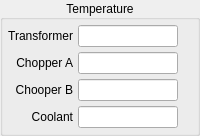
          <widget class="QGroupBox" name="groupBox_2">
           <property name="title">
            <string>Temperature</string>
           </property>
           <property name="alignment">
            <set>Qt::AlignCenter</set>
           </property>
           <layout class="QHBoxLayout" name="horizontalLayout">
            <property name="spacing">
             <number>0</number>
            </property>
            <property name="leftMargin">
             <number>5</number>
            </property>
            <property name="topMargin">
             <number>5</number>
            </property>
            <property name="rightMargin">
             <number>5</number>
            </property>
            <property name="bottomMargin">
             <number>5</number>
            </property>
            <item>
             <layout class="QGridLayout" name="gridLayout_2">
              <property name="spacing">
               <number>5</number>
              </property>
              <item row="1" column="1">
               <widget class="QLineEdit" name="chopper_A_temp_">
                <property name="maximumSize">
                 <size>
                  <width>100</width>
                  <height>50</height>
                 </size>
                </property>
                <property name="readOnly">
                 <bool>true</bool>
                </property>
               </widget>
              </item>
              <item row="0" column="0">
               <widget class="QLabel" name="label_9">
                <property name="text">
                 <string>Transformer</string>
                </property>
                <property name="alignment">
                 <set>Qt::AlignRight|Qt::AlignTrailing|Qt::AlignVCenter</set>
                </property>
               </widget>
              </item>
              <item row="1" column="0">
               <widget class="QLabel" name="label_10">
                <property name="text">
                 <string>Chopper A</string>
                </property>
                <property name="alignment">
                 <set>Qt::AlignRight|Qt::AlignTrailing|Qt::AlignVCenter</set>
                </property>
               </widget>
              </item>
              <item row="0" column="1">
               <widget class="QLineEdit" name="transformer_temp_">
                <property name="maximumSize">
                 <size>
                  <width>100</width>
                  <height>50</height>
                 </size>
                </property>
                <property name="readOnly">
                 <bool>true</bool>
                </property>
               </widget>
              </item>
              <item row="2" column="1">
               <widget class="QLineEdit" name="chopper_B_temp_">
                <property name="maximumSize">
                 <size>
                  <width>100</width>
                  <height>50</height>
                 </size>
                </property>
                <property name="readOnly">
                 <bool>true</bool>
                </property>
               </widget>
              </item>
              <item row="2" column="0">
               <widget class="QLabel" name="label_11">
                <property name="text">
                 <string>Chooper B</string>
                </property>
                <property name="alignment">
                 <set>Qt::AlignRight|Qt::AlignTrailing|Qt::AlignVCenter</set>
                </property>
               </widget>
              </item>
              <item row="3" column="1">
               <widget class="QLineEdit" name="coolant_temp_">
                <property name="maximumSize">
                 <size>
                  <width>100</width>
                  <height>50</height>
                 </size>
                </property>
                <property name="readOnly">
                 <bool>true</bool>
                </property>
               </widget>
              </item>
              <item row="3" column="0">
               <widget class="QLabel" name="label_12">
                <property name="text">
                 <string>Coolant</string>
                </property>
                <property name="alignment">
                 <set>Qt::AlignRight|Qt::AlignTrailing|Qt::AlignVCenter</set>
                </property>
               </widget>
              </item>
              <item row="0" column="2">
               <widget class="QLabel" name="label_21">
                <property name="text">
                 <string/>
                </property>
               </widget>
              </item>
              <item row="1" column="2">
               <widget class="QLabel" name="label_22">
                <property name="text">
                 <string/>
                </property>
               </widget>
              </item>
              <item row="2" column="2">
               <widget class="QLabel" name="label_23">
                <property name="text">
                 <string/>
                </property>
               </widget>
              </item>
              <item row="3" column="2">
               <widget class="QLabel" name="label_24">
                <property name="text">
                 <string/>
                </property>
               </widget>
              </item>
             </layout>
            </item>
           </layout>
          </widget>
